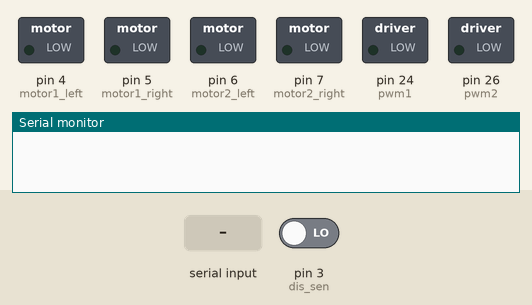
Bench run of a sketch on a simulated Arduino Mega 2560, built with avr-gcc and run on an emulated ATmega2560. Shown: switched loads named in the sketch (green lamp = pin HIGH), the last lines printed to the serial monitor. The test bench sets the inputs (shaded band); at power-on: pin 3 (dis_sen) LOW.

Above: at 1.2 s.
1.3 s: "w" received over the second serial link
At 1.8 s:
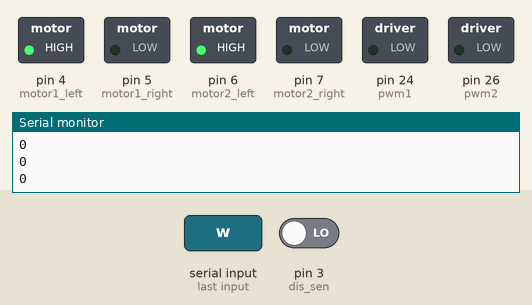
2.8 s: "e" received over the second serial link
At 3.5 s:
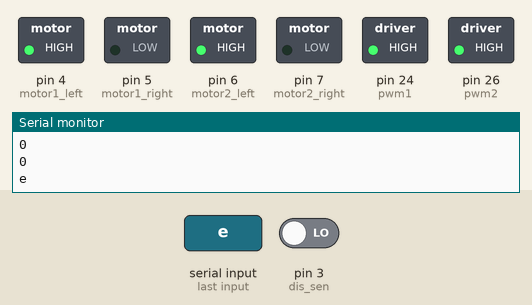
4.3 s: "s" received over the second serial link
At 5.3 s:
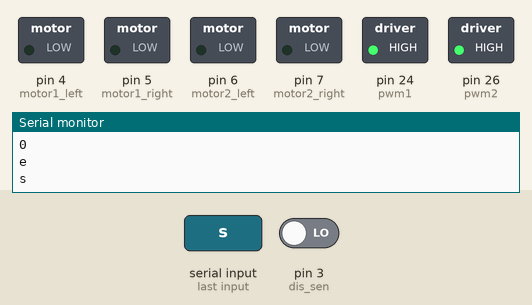
Timing chart, 0 to 7.3 s (numbered marks = the images above; inputs shaded):
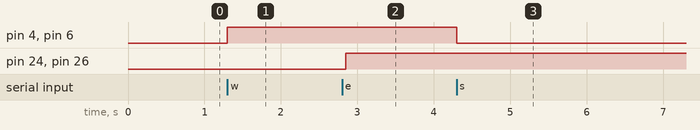

The sketch:

counter2_test.ino
```cpp
#include <SoftwareSerial.h>
SoftwareSerial car(10,11);

int motor1_left=4 , motor1_right=5 , motor2_left=6 , motor2_right=7 ;
int pwm1 = 24 , pwm2 = 26 , key = 12 ;
char control ;

unsigned int counter=0;
int dis_sen = 3 ;

int IRoutput;

void count()
{
  counter++;
}

void setup() {
  Serial.begin(9600);
  car.begin(9600);

 pinMode(motor1_left,OUTPUT);
 pinMode(motor1_right,OUTPUT);
 pinMode(motor2_left,OUTPUT);
 pinMode(motor2_right,OUTPUT);
 pinMode(dis_sen,INPUT);

}

void loop() {

   if (car.available()==1)
 {
  control=car.read();
  Serial.println( control);
  if (control =='w' )
  while (1)
  {
    IRoutput = digitalRead ( 3 ) ;
    attachInterrupt ( digitalPinToInterrupt(3) , count , CHANGE ) ;
    Serial.println(counter) ;

    analogWrite(pwm1,100);
    analogWrite(pwm2,100);
    digitalWrite(motor1_left,HIGH);
    digitalWrite(motor1_right,LOW);
    digitalWrite(motor2_left,HIGH);
    digitalWrite(motor2_right,LOW);

    if(car.available()==1)
    break;
}
 }
 else if (control =='e' )
  {

    analogWrite(pwm1,180);
    analogWrite(pwm2,180);
    digitalWrite(motor1_left,HIGH);
    digitalWrite(motor1_right,LOW);
    digitalWrite(motor2_left,HIGH);
    digitalWrite(motor2_right,LOW);

  }
  if (control =='r' )
  {

    analogWrite(pwm1,255);
    analogWrite(pwm2,255);
    digitalWrite(motor1_left,HIGH);
    digitalWrite(motor1_right,LOW);
    digitalWrite(motor2_left,HIGH);
    digitalWrite(motor2_right,LOW);

  }
else if (control == 's')
{
    digitalWrite(motor1_left,LOW);
    digitalWrite(motor1_right,LOW);
    digitalWrite(motor2_left,LOW);
    digitalWrite(motor2_right,LOW);
  }

delay(25);
}
```

Measured:
- after the input at 1.3 s, pin 4 (motor1_left), pin 6 (motor2_left): LOW → HIGH at once
- after the input at 2.8 s, pin 24 (pwm1), pin 26 (pwm2): LOW → HIGH after 0.05 s
- after the input at 4.3 s, pin 4 (motor1_left), pin 6 (motor2_left): HIGH → LOW at once
